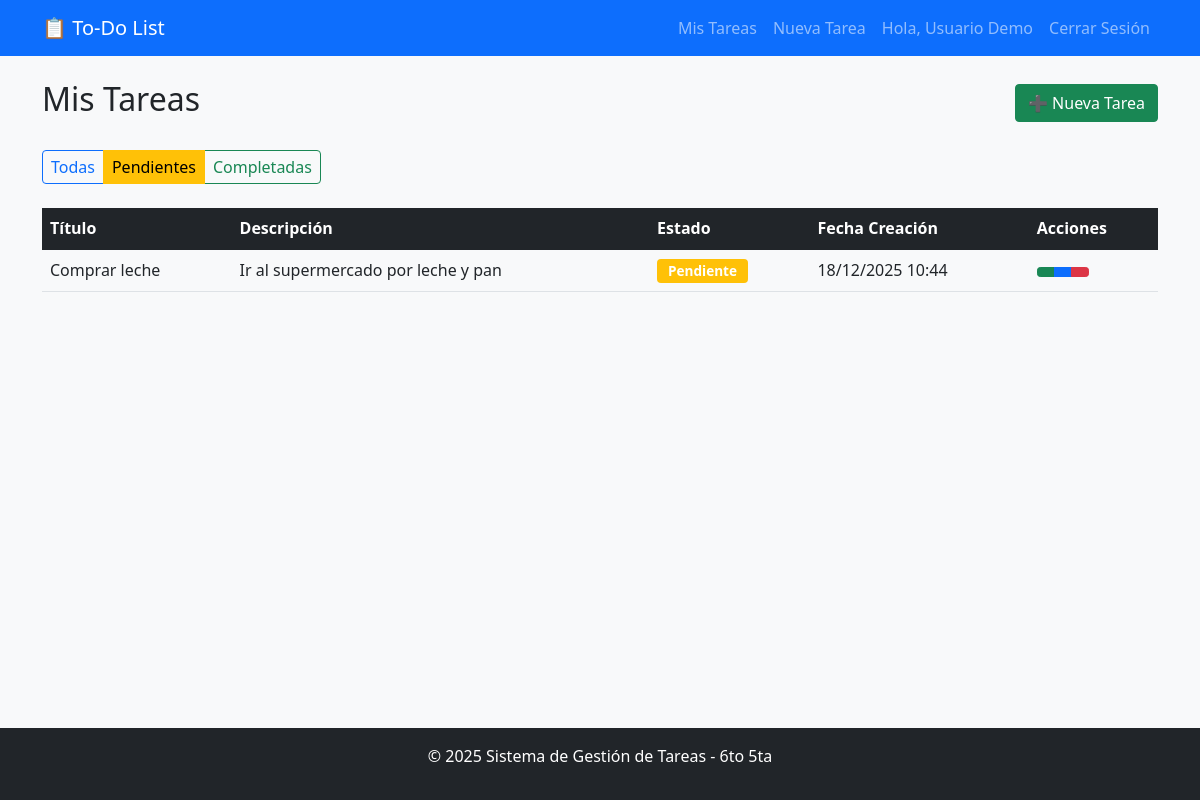
/dashboard.php?filter=pending (signed in), run on the app's committed database.
### tables this page shows
CREATE TABLE tareas (
    id INT AUTO_INCREMENT PRIMARY KEY,
    usuario_id INT NOT NULL,
    titulo VARCHAR(255) NOT NULL,
    descripcion TEXT,
    estado ENUM('pendiente', 'completada') DEFAULT 'pendiente',
    fecha_creacion TIMESTAMP DEFAULT CURRENT_TIMESTAMP,
    fecha_actualizacion TIMESTAMP DEFAULT CURRENT_TIMESTAMP ON UPDATE CURRENT_TIMESTAMP,
    FOREIGN KEY (usuario_id) 
        REFERENCES usuarios(id) 
        ON DELETE CASCADE
);

### dashboard.php (the view, shortened to what this page needs)
<?php
include('includes/db.php');
$filter = isset($_GET['filter']) ? $_GET['filter'] : 'all';
$sql = "SELECT * FROM tareas WHERE usuario_id = ?";
$params = [$_SESSION['user_id']];
switch($filter) {
    case 'pending':
        $sql .= " AND estado = 'pendiente'";
        break;
}
$sql .= " ORDER BY fecha_creacion DESC";
$stmt = $conn->prepare($sql);
$stmt->execute($params);
$tasks = $stmt->fetchAll();
include('includes/header.php');
?>
<div class="d-flex justify-content-between align-items-center mb-4">
    <h2>Mis Tareas</h2>
    <a href="create_task.php" class="btn btn-success">➕ Nueva Tarea</a>
</div>
<div class="mb-4">
    <div class="btn-group" role="group">
        <a href="?filter=all" class="btn btn-outline-primary <?php echo $filter == 'all' ? 'active' : ''; ?>">
            Todas
        </a>
        <a href="?filter=pending" class="btn btn-outline-warning <?php echo $filter == 'pending' ? 'active' : ''; ?>">
            Pendientes
        </a>
        <a href="?filter=completed" class="btn btn-outline-success <?php echo $filter == 'completed' ? 'active' : ''; ?>">
            Completadas
        </a>
    </div>
</div>
<div class="table-responsive">
    <table class="table table-hover">
        <thead class="table-dark">
            <tr>
                <th>Título</th>
                <th>Descripción</th>
                <th>Estado</th>
                <th>Fecha Creación</th>
                <th>Acciones</th>
            </tr>
        </thead>
        <tbody>
            <?php if(empty($tasks)): ?>
                <tr>
                    <td colspan="5" class="text-center">No hay tareas registradas</td>
                </tr>
            <?php else: ?>
                <?php foreach($tasks as $task): ?>
                <tr class="<?php echo $task['estado'] == 'completada' ? 'table-success' : ''; ?>">
                    <td><?php echo htmlspecialchars($task['titulo']); ?></td>
                    <td><?php echo htmlspecialchars($task['descripcion']); ?></td>
                    <td>
                        <span class="badge bg-<?php echo $task['estado'] == 'completada' ? 'success' : 'warning'; ?>">
                            <?php echo ucfirst($task['estado']); ?>
                        </span>
                    </td>
                    <td><?php echo date('d/m/Y H:i', strtotime($task['fecha_creacion'])); ?></td>
                    <td>
                        <div class="btn-group btn-group-sm">
                            <?php if($task['estado'] == 'pendiente'): ?>
                                <a href="update_task.php?id=<?php echo $task['id']; ?>&action=complete"
                                   class="btn btn-success" title="Completar">
                                </a>
                            <?php endif; ?>
                            <a href="update_task.php?id=<?php echo $task['id']; ?>&action=edit"
                               class="btn btn-primary" title="Editar">
                            </a>
                            <a href="delete_task.php?id=<?php echo $task['id']; ?>"
                               class="btn btn-danger"
                               onclick="return confirm('¿Eliminar esta tarea?')" title="Eliminar">
                            </a>
                        </div>
                    </td>
                </tr>
                <?php endforeach; ?>
            <?php endif; ?>
        </tbody>
    </table>
</div>
<?php include('includes/footer.php'); ?>

### style.css (style rules this page uses)
body { background-color: #f8f9fa; min-height: 100vh; display: flex; flex-direction: column; }
.btn-group .btn { padding: 0.25rem 0.5rem; }
.badge { font-size: 0.85em; padding: 0.4em 0.8em; }

### data on the page
tareas: titulo "Comprar leche", descripcion "Ir al supermercado por leche y pan", estado "Pendiente", fecha_creacion "18/12/2025 10:44"

### other printed values
$_SESSION['user_name'] "Usuario Demo"
